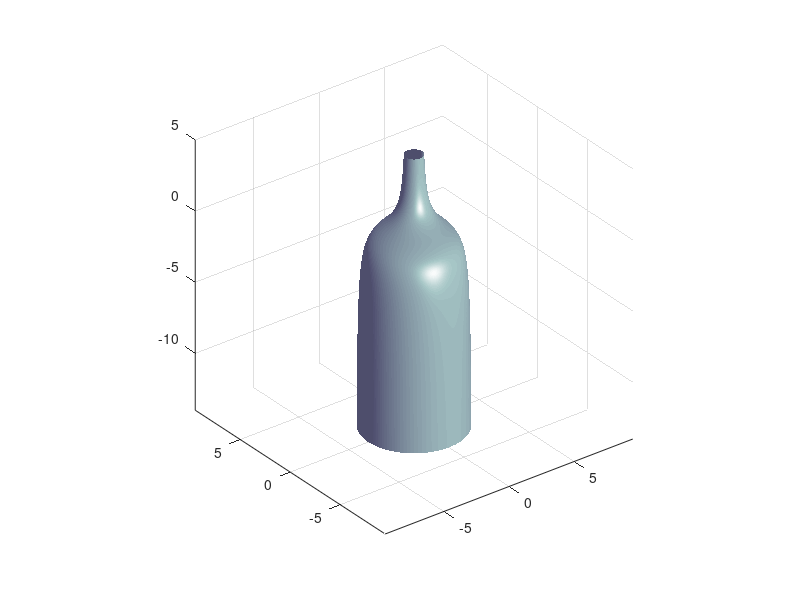

This chart was generated by the following MATLAB code:
%
%
%
clear all
close all
clc
z = [-14:0.01:5]';
fi = [0:0.01:2*pi];

x = zeros(size(z));
i = 1;
while i<= length(z)
   x(i) = 2-atan(z(i));
   i = i+1;
end

X = x*cos(fi); 
Y = x*sin(fi);
Z = z*ones(size(fi));
surfl(X,Y,Z); 
axis equal
shading interp
colormap bone
